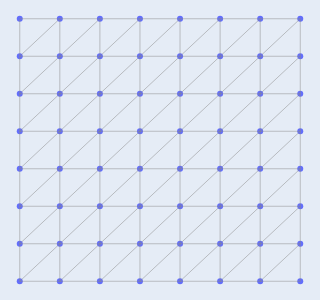

Write notebook code for a chart like this one.
### Markdown cell above
We can map these simplices back to the grid

### Code cell
# compute position of points
posX, posY = np.meshgrid(range(image.shape[0]), range(image.shape[1]))
pos = np.stack((posX.flatten(), posY.flatten())).T
fig = ScatterVisualization(X, pos=pos)
fig.update_layout(width=300, height=300, showlegend=False, margin=dict(l=0, r=0, t=0, b=0))
fig.update_xaxes(visible=False)
fig.update_yaxes(visible=False)
fig.write_image("images/03/freudenthal.pdf")
fig.show()

### Figure 1 — Plotly figure (JSON) as saved in the notebook; plotly's stock layout.template omitted (floating-point values rounded to 4 significant figures; data arrays with more than 128 entries replaced by an {"elided": "..."} marker saying what was removed)
{"data": [{"mode": "markers", "type": "scatter", "x": [0, 1, 2, 3, 4, 5, 6, 7, 0, 1, 2, 3, 4, 5, 6, 7, 0, 1, 2, 3, 4, 5, 6, 7, 0, 1, 2, 3, 4, 5, 6, 7, 0, 1, 2, 3, 4, 5, 6, 7, 0, 1, 2, 3, 4, 5, 6, 7, 0, 1, 2, 3, 4, 5, 6, 7, 0, 1, 2, 3, 4, 5, 6, 7], "y": [0, 0, 0, 0, 0, 0, 0, 0, 1, 1, 1, 1, 1, 1, 1, 1, 2, 2, 2, 2, 2, 2, 2, 2, 3, 3, 3, 3, 3, 3, 3, 3, 4, 4, 4, 4, 4, 4, 4, 4, 5, 5, 5, 5, 5, 5, 5, 5, 6, 6, 6, 6, 6, 6, 6, 6, 7, 7, 7, 7, 7, 7, 7, 7]}, {"hoverinfo": "none", "line": {"color": "#888", "width": 0.5}, "mode": "lines", "type": "scatter", "x": {"elided": "483 int values"}, "y": {"elided": "483 int values"}}], "layout": {"height": 300, "margin": {"b": 0, "l": 0, "r": 0, "t": 0}, "showlegend": false, "width": 300, "xaxis": {"visible": false}, "yaxis": {"visible": false}}}
